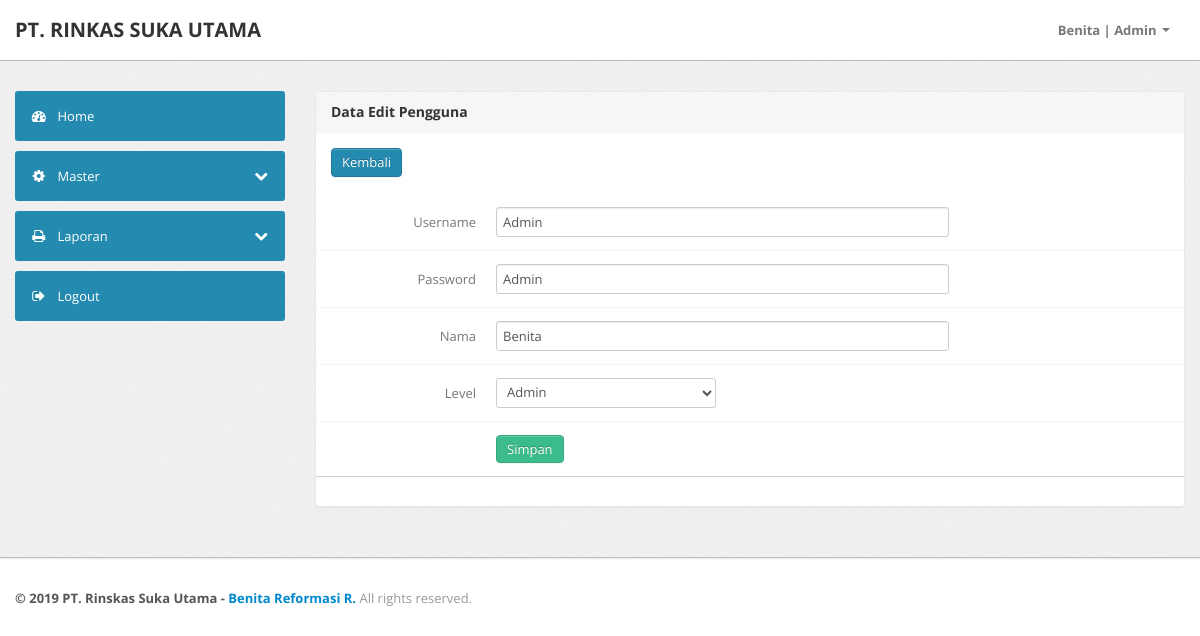
Screenshot of /index.php?page=aksi_pengguna/pengguna_edit&id=1 (signed in) with the database file from the repository.
### tables this page shows
CREATE TABLE `tb_pengguna` (
  `pengguna_id` int(11) NOT NULL AUTO_INCREMENT,
  `pengguna_user` varchar(50) NOT NULL,
  `pengguna_pass` varchar(50) NOT NULL,
  `pengguna_nama` varchar(50) NOT NULL,
  `pengguna_level` varchar(30) NOT NULL,
  PRIMARY KEY (`pengguna_id`)
);

### aksi_pengguna/pengguna_edit.php (the view, shortened to what this page needs)
<div class="span9">
    <div class="content">
        <div class="module">
            <div class="module-head">
                <h3>
                    Data Edit Pengguna</h3>
            </div>
            <div class="module-body">
                <a class="collapsed btn btn-primary" href="index.php?page=data_pengguna">Kembali</a>
            </div>
            <div class="module-body table">
                <div>
                    <?php
                    $id = $_GET['id'];
                    $ambil = $koneksi->query("SELECT * FROM tb_pengguna WHERE pengguna_id=$id");
                    while ($pecah = $ambil->fetch_object()) {
                        ?>
                        <form action="" method="post" class="form-horizontal row-fluid">
                            <div class="control-group">
                                <label class="control-label">Username</label>
                                <div class="controls">
                                    <input value="<?php echo $pecah->pengguna_user ?>" type="text" name="user" placeholder="Username" class="span8">
                                </div>
                            </div>
                            <div class="control-group">
                                <label class="control-label">Password</label>
                                <div class="controls">
                                    <input value="<?php echo $pecah->pengguna_pass ?>" type="text" name="pass" placeholder="Password" class="span8">
                                </div>
                            </div>
                            <div class="control-group">
                                <label class="control-label">Nama</label>
                                <div class="controls">
                                    <input value="<?php echo $pecah->pengguna_nama ?>" type="text" name="nama" placeholder="Nama" class="span8">
                                </div>
                            </div>
                            <div class="control-group">
                                <label class="control-label">Level</label>
                                <div class="controls">
                                    <select name="level">
                                        <option value="Admin">Admin</option>
                                    </select>
                                </div>
                            </div>
                            <div class="control-group">
                                <div class="controls">
                                    <input type="submit" name="simpan" class="btn btn-success" value="Simpan">
                                </div>
                            </div>
                        </form>
                    <?php } ?>
                    <hr style=" display: block; height: 1px;border: 0; border-top: 1px solid #ccc;margin: 1em 0; padding: 0;">
                </div>
            </div>
        </div>
    </div>
</div>

### assets/css/theme.css (style rules this page uses)
body { font-size: 13px; font-family: 'Open Sans', Arial, sans-serif; background: #fff; color: #777 }
h1, h2, h3, h4, h5, h6 { color: #333; margin-top: 0 }
h3 { font-size: 20px }
form { margin: 0 }
select, textarea, input[type="text"], input[type="password"], input[type="datetime"], input[type="datetime-local"], input[type="date"], input[type="month"], input[type="time"], input[type="week"], input[type="number"], input[type="email"], input[type="url"], input[type="search"], input[type="tel"], input[type="color"], .uneditable-input, label, input, button, select, textarea { -webkit-border-radius: 3px; -moz-border-radius: 3px; border-radius: 3px; font-size: 13px; font-family: 'Open Sans', Tahoma, Arial, sans-serif }
.module { background: #fff; -webkit-border-radius: 3px; -moz-border-radius: 3px; border-radius: 3px; border: 1px solid #ccc; border-bottom-color: #bbb; -webkit-box-shadow: 0 0 1px rgba(0, 0, 0, 0.2); -moz-box-shadow: 0 0 1px rgba(0, 0, 0, 0.2); box-shadow: 0 0 1px rgba(0, 0, 0, 0.2); margin-bottom: 30px }
.form-horizontal .control-group, .form-vertical .control-group { margin-bottom: 0 }
.form-horizontal .control-group+.control-group, .form-vertical .control-group+.control-group { margin-top: 13px; padding-top: 13px; border-top: 1px solid #f5f5f5 }
.btn, .btn-box { -webkit-border-radius: 3px; -moz-border-radius: 3px; border-radius: 3px }
.btn { font-size: 13px; font-weight: 600 }
.btn { display: inline-block; margin-bottom: 0; font-weight: 400; text-align: center; vertical-align: middle; cursor: pointer; background-image: none; border: 1px solid transparent; white-space: nowrap; padding: 4px 10px; font-size: 13px; line-height: 1.42857; border-radius: 4px; -webkit-user-select: none; -moz-user-select: none; -ms-user-select: none; user-select: none }
.btn-primary { color: #fff; background-color: #248aaf; border-color: #20799a }
.btn-success { color: #fff; background-color: #3cbc8d; border-color: #36a97f }
.table { margin-bottom: 0 }
.module { box-shadow: 0 0 3px rgba(0, 0, 0, .1); border-color: #e9e9e9; margin-bottom: 20px; background-color: #fff; border-radius: 4px; -webkit-box-shadow: 0 1px 1px rgba(0, 0, 0, .05); box-shadow: 0 1px 1px rgba(0, 0, 0, .05); }
.module-head { color: #767676; background-color: #f6f6f6; border-color: #e9e9e9; padding: 10px 15px; border-bottom: 1px solid transparent; border-top-right-radius: 3px; border-top-left-radius: 3px; }
.module-head h3 { font-size: 14px; line-height: 20px; height: 20px; margin: 0 }
.module-body { padding: 15px }
.module-body.table { padding: 15px 0 }

### rows the page displays
tb_pengguna: user "Admin", pass "Admin", nama "Benita"

### other values shown
$_SESSION['pengguna'] "Benita"
$_SESSION['pengguna_level'] "Admin"
